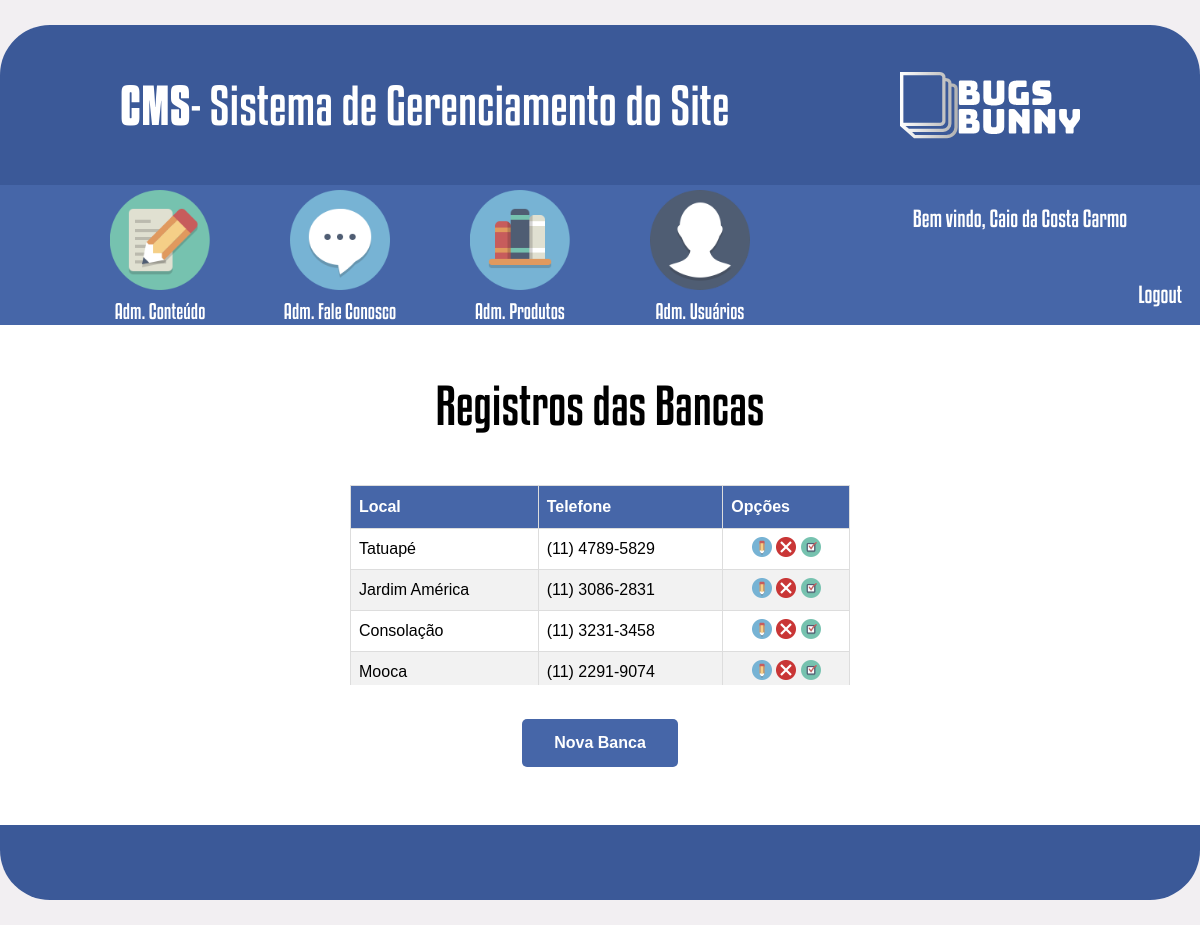
The page /cms/adm_bancas.php (signed in) on the database its author committed.
### tables this page shows
CREATE TABLE `tbl_usuario` (
  `idUsuario` int(11) NOT NULL AUTO_INCREMENT,
  `nome` varchar(100) NOT NULL,
  `login` varchar(45) NOT NULL,
  `senha` varchar(45) NOT NULL,
  `email` varchar(100) NOT NULL,
  `idNivel` int(11) NOT NULL,
  PRIMARY KEY (`idUsuario`),
  UNIQUE KEY `login_UNIQUE` (`login`),
  KEY `FK_tbl_usuario_tbl_nivel_usuario_idx` (`idNivel`),
  CONSTRAINT `FK_tbl_usuario_tbl_nivel_usuario` FOREIGN KEY (`idNivel`) REFERENCES `tbl_nivel_usuario` (`idnivel`)
);

CREATE TABLE `tbl_nossas_bancas` (
  `idBanca` int(11) NOT NULL AUTO_INCREMENT,
  `local` varchar(45) NOT NULL,
  `logradouro` varchar(100) NOT NULL,
  `bairro` varchar(100) NOT NULL,
  `telefone` varchar(20) NOT NULL,
  `status` int(11) NOT NULL,
  PRIMARY KEY (`idBanca`)
);

### verificar_autenticacao.php (called while the page is built, shortened)
<?php
    function verificarAutentica(){
    $conexao = conexaoBD();
    if(isset($_SESSION['idUser'])){
        $idUser = $_SESSION['idUser'];
        $sql = "SELECT * FROM tbl_usuario WHERE idUsuario =".$idUser;
        $select  = mysqli_query($conexao, $sql);
        $rsUser = mysqli_fetch_array($select);
    }else
        header('location:../index.php');
        return $rsUser;
    }
?>

### cms/adm_bancas.php (the view, shortened to what this page needs)
<?php
require_once('../verificar_autenticacao.php');
require_once('itens_menu.php');
$rsUser = verificarAutentica();
$conexao = conexaoBD();
?>
<!DOCTYPE html>
<html>
<head>
    <link rel="stylesheet" type="text/css" href="css/style.css">
</head>
<body>
    <header>
        <div id="caixa_cabecalho">
            <div id="titulo_pagina">
                <span id="negrito">CMS</span> - Sistema de Gerenciamento do Site
            </div>
            <div id="logo_pagina"></div>
        </div>
        <div id="caixa_menu">
            <nav id="menu_principal">
            </nav>
            <div id="area_logout">
                <div id="boas_vindas">Bem vindo,
                    <?= $rsUser['nome'] ?>
                </div>
                <div id="logout"><a href="index.php?logout">Logout</a></div>
            </div>
        </div>
    </header>
    <div id="principal_adm_bancas">
        <div id="titulo_adm_bancas">
            Registros das Bancas
        </div>
        <div id="registros_adm_bancas">
            <table id="tabela">
                <thead>
                    <tr>
                        <th>Local</th>
                        <th>Telefone</th>
                        <th>Opções</th>
                    </tr>
                </thead>
                <tbody>
                    <?php
                    $sql = "SELECT * FROM tbl_nossas_bancas";
                    $select  = mysqli_query($conexao, $sql);
                    while($rsBancas = mysqli_fetch_array($select)){
                        ?>
                        <tr>
                            <td>
                                <?= $rsBancas['local'] ?>
                            </td>
                            <td>
                                <?= $rsBancas['telefone'] ?>
                            </td>
                            <td id="td_imagens">
                                <a href="formulario_bancas.php?id=<?= $rsBancas['idBanca'] ?>">
                                    <img src="imagens/editar.png" title="Editar">
                                </a>
                                <a href="adm_bancas.php?modo=excluir&id=<?= $rsBancas['idBanca'] ?>">
                                    <img src="imagens/deletar.png" title="Excluir">
                                </a>
                                <?php
                                $status = $rsBancas['status'];
                                if($status == 0){
                                    ?>
                                    <a href="adm_bancas.php?status=<?= $rsBancas['status'] ?>&id=<?= $rsBancas['idBanca'] ?>">
                                        <img src="imagens/ativado.png" title="Desativar">
                                    </a>
                                <?php } else { ?>
                                    <a href="adm_bancas.php?status=<?= $rsBancas['status'] ?>&id=<?= $rsBancas['idBanca'] ?>">
                                        <img src="imagens/desativado.png" title="Ativar">
                                    </a>
                                <?php } ?>
                            </td>
                        </tr>
                    <?php } ?>
                    </table>
                </div>
                <div id="area_botao">
                    <form>
                        <a href="formulario_bancas.php">
                            <input type="button" value="Nova Banca" class="button">
                        </a>
                    </form>
                </div>
            </div>
            <footer></footer>
        </body>
        </html>

### cms/css/style.css (style rules this page uses)
body { margin: 0px; padding: 0px; background-color: #f2eff2; }
#tabela { font-family: "Trebuchet MS", Arial, Helvetica, sans-serif; border-collapse: collapse; width: 100%; }
#tabela td, #tabela thead th { border: 1px solid #ddd; padding: 8px; }
#tabela tbody tr:nth-child(even) { background-color: #f2f2f2; }
#tabela thead tr th { padding-top: 12px; padding-bottom: 12px; text-align: left; background-color: #4666a8; color: white; }
#td_imagens { text-align: center; }
#area_botao { width: 500px; margin-left: auto; margin-right: auto; height: auto; text-align: center; }
.button { background-color: #4666a8; border: none; color: white; padding: 15px 32px; text-align: center; text-decoration: none; display: inline-block; font-size: 16px; margin: 4px 2px; cursor: pointer; font-weight: bold; transition-duration: 0.4s; border-radius: 5px; }
a { color: inherit; text-decoration: none; }
header { width: 1200px; height: 300px; margin-top: 25px; background-color: #3b5998; margin-left: auto; margin-right: auto; border-top-left-radius: 50px; border-top-right-radius: 50px; }
#caixa_cabecalho { width: 100%; height: 160px; }
#caixa_menu { width: 100%; height: 140px; background-color: #4666a8; }
#titulo_pagina { width: 55%; height: 160px; float: left; font-family: font-kenyan; font-size: 50px; display: flex; align-items: center; padding-left: 10%; color: #fff; }
#negrito { font-family: font-kenyan-negrito; }
#logo_pagina { width: 35%; height: 160px; background-image: url(../imagens/logo.png); background-repeat: no-repeat; background-position: center; float: left; }
#menu_principal { width: 65%; height: 140px; margin-left: 5%; text-align: center; float: left; }
#area_logout { width: 30%; height: 140px; float: left; color: #fff; }
#boas_vindas { width: 100%; margin-top: 20px; font-family: font-kenyan; font-size: 22px; text-align: center; }
#logout { width: 95%; margin-top: 50px; font-family: font-kenyan; font-size: 22px; text-align: right; padding-right: 5%; }
#principal_adm_bancas { width: 1200px; height: 450px; margin-left: auto; margin-right: auto; background-color: #fff; padding-top: 50px; }
#titulo_adm_bancas { width: 1200px; font-family: font-kenyan; font-size: 50px; text-align: center; }
#registros_adm_bancas { width: 500px; margin-top: 50px; margin-left: auto; margin-right: auto; max-height: 200px; overflow: auto; margin-bottom: 30px; }
footer { width: 1200px; height: 75px; margin-left: auto; margin-right: auto; border-bottom-left-radius: 50px; border-bottom-right-radius: 50px; background-color: #3b5998; margin-bottom: 25px; }

### rows shown on the page
tbl_usuario: nome "Caio da Costa Carmo"
tbl_nossas_bancas: local "Tatuapé", telefone "(11) 4789-5829", status 0 (drawn)
tbl_nossas_bancas: local "Jardim América", telefone "(11) 3086-2831", status 0 (drawn)
tbl_nossas_bancas: local "Consolação", telefone "(11) 3231-3458", status 0 (drawn)
tbl_nossas_bancas: local "Mooca", telefone "(11) 2291-9074", status 0 (drawn)
